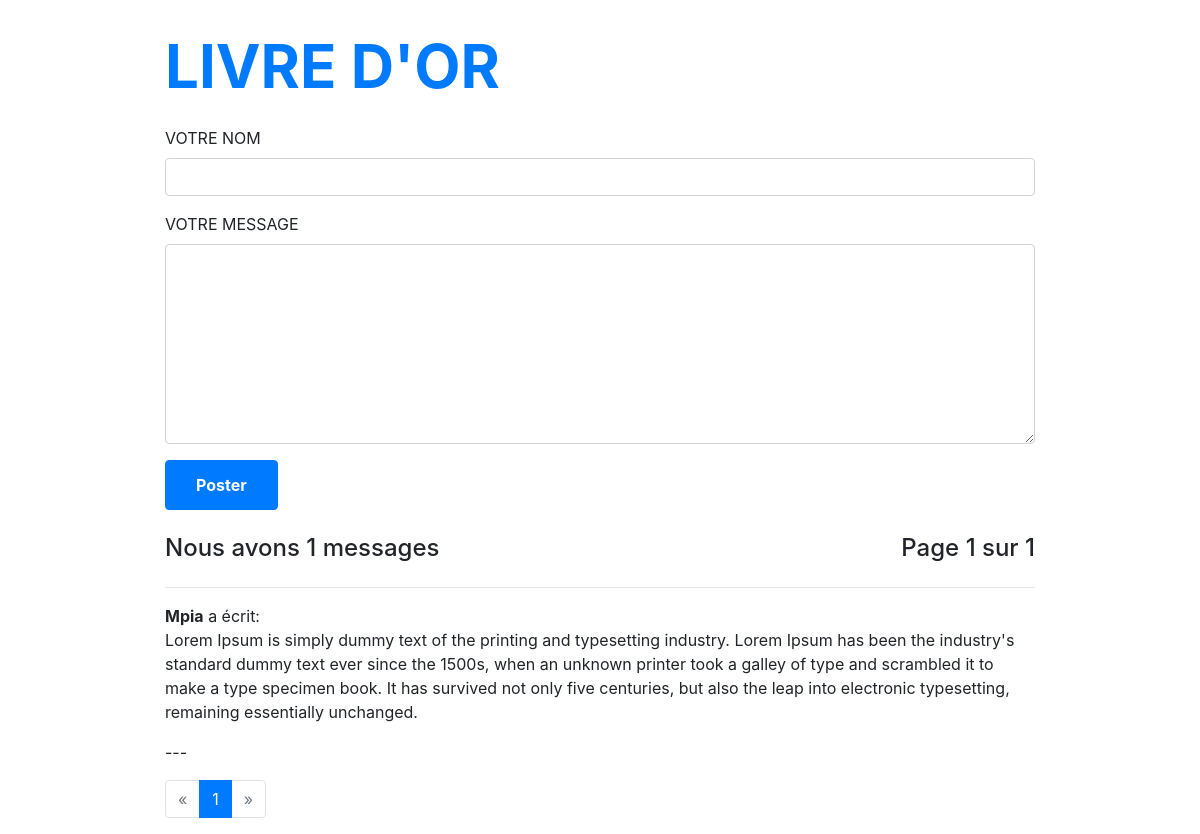
The page / on the database its author committed.
### main.py (models this page shows, shortened)
class Message(db.Model):
    __tablename__ = "messages"
    id = db.Column(db.Integer(), primary_key=True)
    name = db.Column(db.String(100), nullable=False)
    corps = db.Column(db.Text(), nullable=False)
    date = db.Column(db.DateTime(), default=datetime.utcnow())

### main.py (the view)
@app.route("/", methods=["GET", "POST"])
def index():
    form = MessageForm()
    if request.method == "POST":
        name = form.name.data
        corps = form.corps.data
        new_message = Message(
            name=name,
            corps=corps
        )
        db.session.add(new_message)
        db.session.commit()
        flash("Message posté avec succès", "success")
        return redirect(url_for("index"))
    else:
        form = MessageForm()
    posts = db.session.query(Message).order_by(Message.date.desc())
    page = request.args.get("page")
    if page and page.isdigit():
        page = int(page)
    else:
        page = 1
    pages = posts.paginate(page=page, per_page=10)
    return render_template(
        "index.html",
        form=form,
        posts=posts,
        pages=pages
    )

### main.py
class MessageForm(FlaskForm):
    name = StringField(label="Votre nom", validators=[DataRequired()])
    corps = TextAreaField(label="Votre message", validators=[DataRequired()])
    submit = SubmitField(label="Poster")

### assets/templates/index.html (shortened to what this page needs)
{% extends "base.html" %}
{% from 'bootstrap/form.html' import render_form %}
{% from 'bootstrap/utils.html' import render_messages %}
{% from 'bootstrap/pagination.html' import render_pagination %}
{% block main %}
    <div class="container">
        <h1 class="text-primary">LIVRE D'OR</h1>
        <div class="formulaire mb-4 mt-4">
            <form hx-post="{{ url_for('index') }}" hx-target="body">
                {{ render_form(form) }}
            </form>
        </div>
        <div class="row mt-4">
            <div class="col-lg-6">
                <h4>Nous avons {{ posts.count() }} messages</h4>
            </div>
            <div class="col-lg-6 text-lg-right">
                <h4>Page {{ pages.page }} sur {{ pages.pages }}</h4>
            </div>
        </div>
        <hr>
        <div class="messages">
            {% for post in pages.items %}
                <strong>{{ post.name }}</strong> a écrit:
                <p>{{ post.corps }}</p>
                <p>---</p>
            {% endfor %}
        </div>
        {{ render_pagination(pages) }}
    </div>
{% endblock %}

### assets/templates/base.html (shortened to what this page needs)
<!DOCTYPE html>
<html lang="fr">
<head>
    {{ bootstrap.load_css() }}
    <link rel="stylesheet" href="{{ url_for('static', filename='css/main.css') }}">
</head>
<body>
    {% block main %}
    {% endblock %}
</body>
</html>

### assets/static/css/main.css (style rules this page uses)
#corps { height: 200px; }
h1 { margin-top: 30px; font-weight: bold; font-size: 60px; }
#submit { padding: 12px 30px; font-weight: bold; }

### assets/templates/index.html (style rules this page uses)
.container { max-width: 900px; }
label { text-transform: uppercase; }

### rows shown on the page
Message: name "Mpia", corps "Lorem Ipsum is simply dummy text of the printing and typesetting industry. Lorem Ipsum has been the industry's standard dummy text ever since the 1500s, when an unknown printer took a galley of type and scrambled it to make a type specimen book. It has survived not only five centuries, but also the leap into electronic typesetting, remaining essentially unchanged."

### other values the page prints
{{ posts.count() }} "1"
{{ pages.page }} "1"
{{ pages.pages }} "1"
{{ render_pagination(pages) }} "« 1 »"
